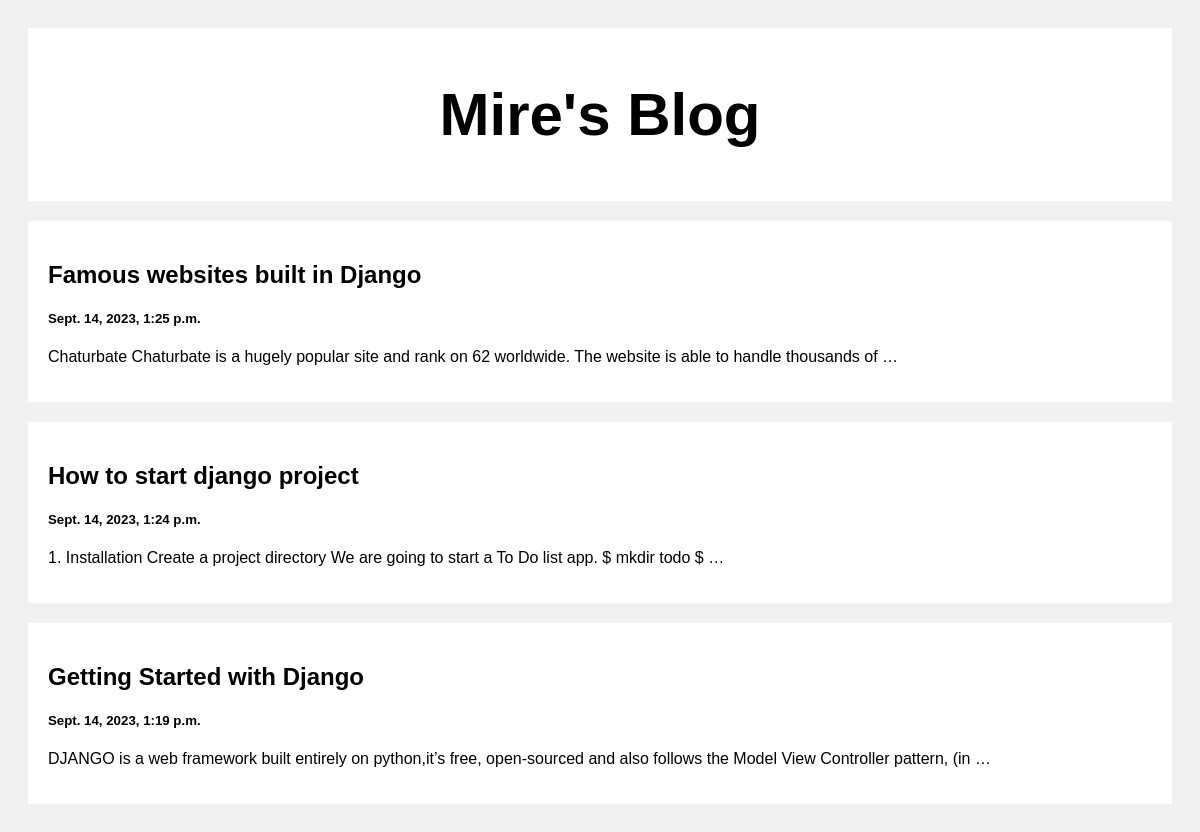
The page / on the database its author committed.
### posts/models.py (models this page shows)
class Post(models.Model):
    title = models.CharField(max_length=100)
    body = models.TextField()
    createdAt = models.DateTimeField(default = datetime.now, blank=True)

### posts/views.py (the view)
# urls.py: path('', views.index, name = 'index'),
def index(request):
    posts = Post.objects.all()
    context = {
        'posts' : posts
    }
    return render(request, 'posts/index.html', context)

### posts/templates/posts/index.html (shortened to what this page needs)
<!DOCTYPE html>
<html lang="en">
<head>
</head>
<body>
    <div class="header">
        <h2>Mire's Blog</h2>
    </div>
    <div class="row">
        <div class="leftcolumn">
            {% for post in posts reversed %}
            <div class="card">
                <a href="/post/{{post.id}}" style="text-decoration: none; color: black;">
                    <h2>{{post.title}}</h2>
                    <h5>{{post.createdAt}}</h5>
                    <p>{{post.body|truncatewords:20}}</p>
                </a>
            </div>
            {% endfor %}
        </div>
    </div>
</body>
</html>

### posts/templates/posts/index.html (style rules this page uses)
* { box-sizing: border-box; }
body { font-family: Arial; padding: 20px; background: #f1f1f1; }
.header { padding: 2px; font-size: 40px; text-align: center; background: white; }
.leftcolumn { float: left; width: 100%; }
.card { background: white; padding: 20px; margin-top: 20px; }
.row::after { content: ''; display: table; clear: both; }

### rows shown on the page
Post: title "Famous websites built in Django", createdAt "Sept. 14, 2023, 1:25 p.m.", body "Chaturbate Chaturbate is a hugely popular site and rank on 62 worldwide. The website is able to handle thousands of …"
Post: title "How to start django project", createdAt "Sept. 14, 2023, 1:24 p.m.", body "1. Installation Create a project directory We are going to start a To Do list app. $ mkdir todo $ …"
Post: title "Getting Started with Django", createdAt "Sept. 14, 2023, 1:19 p.m.", body "DJANGO is a web framework built entirely on python,it’s free, open-sourced and also follows the Model View Controller pattern, (in …"
